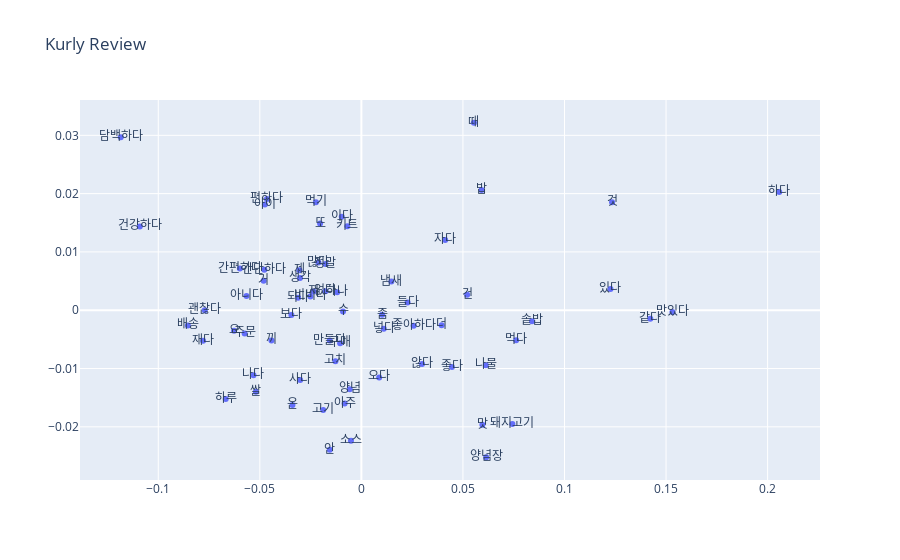

Notebook cell for this chart:
### Markdown cell above
연관관계 시각화

### Code cell
# annotation text 만들기 (시각화할 때 벡터 말고 단어도 필요하니까)
# vocabs = word_vectors.vocab.keys()

word_vectors = model.wv
vocabs = word_vectors.key_to_index.keys()
word_vectors_list = [word_vectors[v] for v in vocabs]

pca = PCA(n_components=2)
xys = pca.fit_transform(word_vectors_list)
xs = xys[:,0]
ys=xys[:,1]

text=[]
for i,v in enumerate(vocabs):
    text.append(v)

fig = go.Figure(data=go.Scatter(x=xs,
                                y=ys,
                                mode='markers+text',
                                text=text)) 

fig.update_layout(title='Kurly Review')
fig.show()

plotly.offline.plot(
fig, filename='kurly_review.html'
)
# 파일 저장시
#fig.write_html("C:/Users/NT550-048/Desktop/잇더/솥밥/kurly_review_온하루한돈건나물솥밥.html")

### Figure 1 — Plotly figure (JSON) as saved in the notebook; plotly's stock layout.template omitted (floating-point values rounded to 4 significant figures)
{"data": [{"mode": "markers+text", "text": ["하다", "먹다", "맛있다", "좋다", "맛", "솥밥", "나물", "있다", "자다", "밥", "건", "구매", "같다", "소스", "재다", "이다", "것", "않다", "간편하다", "더", "건강하다", "온", "보다", "고기", "수", "양념장", "안", "키트", "좋아하다", "들다", "거", "요", "없다", "괜찮다", "정말", "넣다", "냄새", "끼", "고치", "나다", "좀", "되다", "주문", "먹기", "담백하다", "하루", "제", "만들다", "비비다", "쌀", "저", "돼지고기", "배송", "때", "간단하다", "아주", "양념", "아이", "많다", "편하다", "하나", "사다", "아니다", "오다", "생각", "또"], "type": "scatter", "x": [0.2057, 0.07618, 0.1531, 0.04457, 0.05956, 0.08401, 0.06122, 0.1226, 0.04125, 0.05918, 0.05206, -0.01047, 0.1423, -0.005123, -0.07795, -0.009661, 0.1234, 0.02986, -0.05983, 0.03951, -0.1091, -0.03393, -0.03446, -0.01882, -0.009037, 0.06144, -0.01554, -0.006933, 0.02571, 0.02273, -0.04814, -0.06269, -0.0177, -0.07712, -0.01769, 0.01102, 0.01478, -0.04428, -0.01279, -0.05313, 0.01023, -0.03116, -0.05748, -0.02238, -0.1185, -0.0668, -0.03051, -0.01557, -0.02511, -0.05194, -0.02362, 0.07433, -0.08541, 0.0554, -0.04779, -0.008257, -0.005717, -0.04751, -0.02115, -0.04649, -0.01192, -0.03014, -0.05657, 0.008764, -0.03022, -0.02035], "y": [0.02026, -0.00513, -0.0003011, -0.00974, -0.01966, -0.001892, -0.00942, 0.003662, 0.01204, 0.02061, 0.00266, -0.005673, -0.00147, -0.02239, -0.005232, 0.01604, 0.0185, -0.009234, 0.007149, -0.002582, 0.01436, -0.01627, -0.0008314, -0.01712, -0.0002135, -0.02522, -0.02395, 0.01439, -0.002668, 0.001316, 0.005046, -0.003535, 0.00325, -2.16e-05, 0.007929, -0.003159, 0.004908, -0.005184, -0.008746, -0.01117, -0.0007834, 0.002154, -0.003975, 0.01852, 0.02965, -0.01521, 0.006837, -0.005193, 0.002366, -0.01399, 0.003194, -0.01953, -0.002607, 0.03216, 0.006923, -0.01601, -0.01357, 0.01813, 0.008181, 0.01906, 0.003082, -0.01199, 0.00243, -0.01152, 0.005521, 0.01487]}], "layout": {"title": {"text": "Kurly Review"}}}
